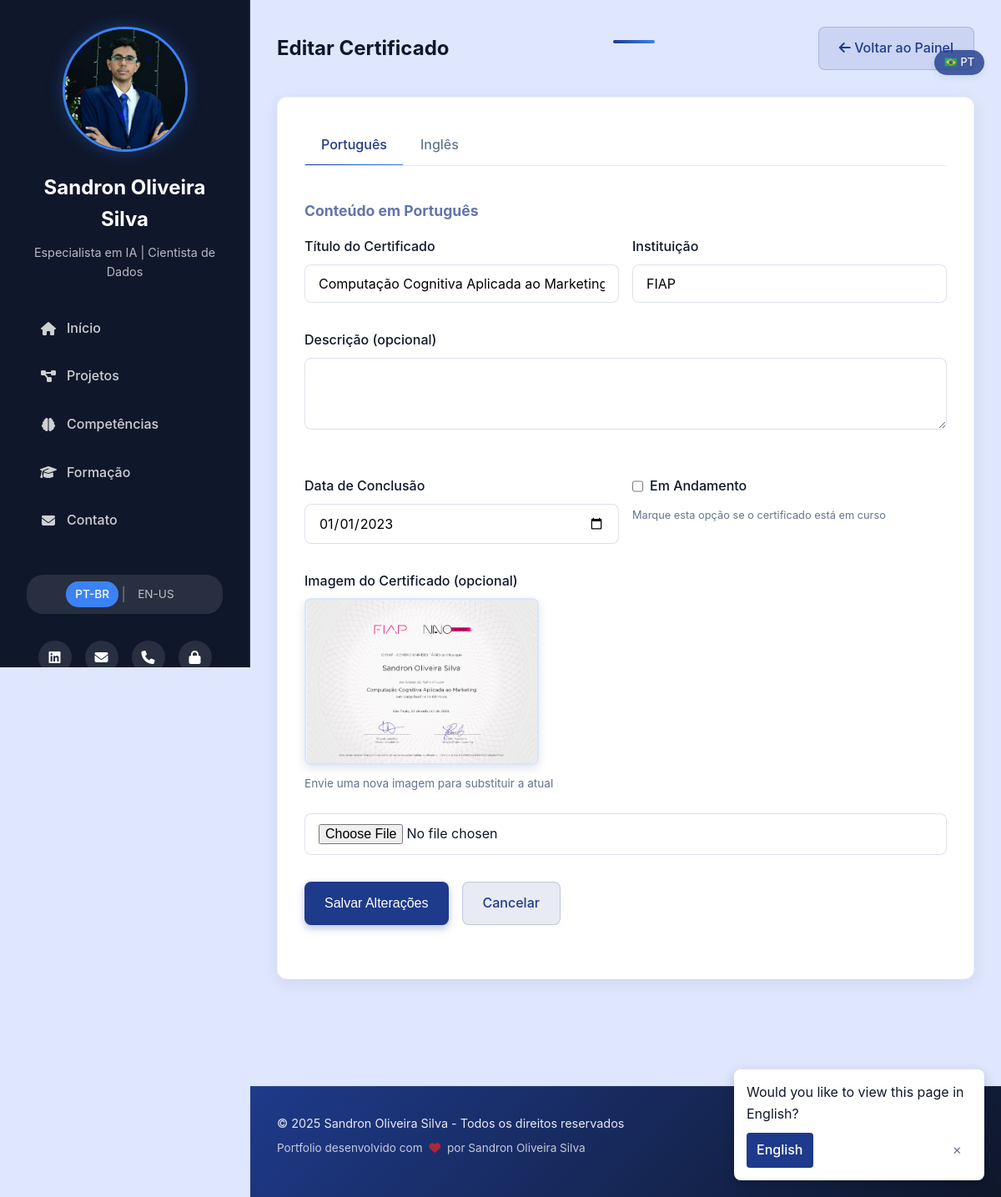
/admin/edit_certificate/2 (signed in), run on the app's committed database.
### app.py (models this page shows, shortened)
class User(UserMixin, db.Model):
    id = db.Column(db.Integer, primary_key=True)
    username = db.Column(db.String(100), unique=True, nullable=False)
    password_hash = db.Column(db.String(200), nullable=False)
    profile_image = db.Column(db.String(255), nullable=True)

class Certificate(db.Model):
    id = db.Column(db.Integer, primary_key=True)
    title = db.Column(db.String(200), nullable=False)
    title_en = db.Column(db.String(200), nullable=True)  # Título em inglês
    institution = db.Column(db.String(100), nullable=False)
    institution_en = db.Column(db.String(100), nullable=True)  # Instituição em inglês
    date_completed = db.Column(db.Date)
    description = db.Column(db.Text, nullable=True)
    description_en = db.Column(db.Text, nullable=True)  # Descrição em inglês
    image = db.Column(db.String(255), nullable=True)
    in_progress = db.Column(db.Boolean, default=False)
    created_at = db.Column(db.DateTime, default=datetime.utcnow)

### app.py (the view, shortened to what this page needs)
@app.route('/admin/edit_certificate/<int:id>', methods=['GET', 'POST'])
@login_required
def edit_certificate(id):
    certificate = Certificate.query.get_or_404(id)
    return render_template('edit_certificate.html', certificate=certificate, user=current_user)

### app.py (called while the page is built)
def get_locale():
    return session.get('language', app.config['DEFAULT_LANGUAGE'])

def get_multilingual_field(obj, field_name):
    current_lang = g.locale  # Obtém o idioma atual da sessão
    if current_lang == 'en-us':
        en_field_name = f"{field_name}_en"
        en_value = getattr(obj, en_field_name, None)
        if en_value:
            return en_value
    return getattr(obj, field_name)

@app.context_processor
def utility_processor():
    return {
        '_': _,
        'get_locale': get_locale,
        'ml_field': get_multilingual_field  # Adicionar a nova função
    }

def _(text):
    locale = get_locale()
    if locale == app.config['DEFAULT_LANGUAGE']:
        return text
    return translations[locale].get(text, text)

@app.before_request
def before_request():
    g.locale = get_locale()
    g._ = _  # Torna a função de tradução disponível nos templates

@login_manager.user_loader
def load_user(user_id):
    return db.session.get(User, int(user_id))

### templates/edit_certificate.html (shortened to what this page needs)
{% extends "base.html" %}
{% block content %}
<section class="admin-header">
    <h2>{{ _('Editar Certificado') }}</h2>
    <div class="accent-line"></div>
    <div class="admin-actions">
        <a href="{{ url_for('admin') }}" class="btn secondary"><i class="fas fa-arrow-left"></i> {{ _('Voltar ao Painel') }}</a>
    </div>
</section>
<section class="edit-form-container">
    <div class="language-tabs">
        <a href="#pt-content" class="language-tab active" data-lang="pt">{{ _('Português') }}</a>
        <a href="#en-content" class="language-tab" data-lang="en">{{ _('Inglês') }}</a>
    </div>
    <form action="{{ url_for('edit_certificate', id=certificate.id) }}" method="post" enctype="multipart/form-data" class="admin-form">
        <div id="pt-content" class="language-content active">
            <h3>{{ _('Conteúdo em Português') }}</h3>
            <div class="form-row">
                <div class="form-group">
                    <label for="title">{{ _('Título do Certificado') }}</label>
                    <input type="text" id="title" name="title" value="{{ certificate.title }}" required>
                </div>
                <div class="form-group">
                    <label for="institution">{{ _('Instituição') }}</label>
                    <input type="text" id="institution" name="institution" value="{{ certificate.institution }}" required>
                </div>
            </div>
            <div class="form-group">
                <label for="description">{{ _('Descrição (opcional)') }}</label>
                <textarea id="description" name="description" rows="3">{{ certificate.description or '' }}</textarea>
            </div>
        </div>
        <div class="form-row">
            <div class="form-group">
                <label for="date_completed">{{ _('Data de Conclusão') }}</label>
                <input type="date" id="date_completed" name="date_completed"
                    value="{{ certificate.date_completed.strftime('%Y-%m-%d') if certificate.date_completed else '' }}">
            </div>
            <div class="form-group checkbox-group">
                <label class="checkbox-label">
                    <input type="checkbox" id="in_progress" name="in_progress"
                        {% if certificate.in_progress %}checked{% endif %}>
                    <span>{{ _('Em Andamento') }}</span>
                </label>
                <small>{{ _('Marque esta opção se o certificado está em curso') }}</small>
            </div>
        </div>
        <div class="form-group">
            <label for="certificate_image">{{ _('Imagem do Certificado (opcional)') }}</label>
            {% if certificate.image %}
            <div class="current-image-preview">
                <img src="{{ url_for('uploaded_file', filename='certificates/' + certificate.image) }}" alt="{{ ml_field(certificate, 'title') }}">
                <p>{{ _('Envie uma nova imagem para substituir a atual') }}</p>
            </div>
            {% endif %}
            <input type="file" id="certificate_image" name="certificate_image" accept="image/*">
        </div>
        <div class="form-actions">
            <button type="submit" class="btn primary">{{ _('Salvar Alterações') }}</button>
            <a href="{{ url_for('admin') }}" class="btn secondary">{{ _('Cancelar') }}</a>
        </div>
    </form>
</section>
{% endblock %}

### templates/base.html (shortened to what this page needs)
<!DOCTYPE html>
<html lang="{{ g.locale }}">
<head>
    <link rel="stylesheet" href="{{ url_for('static', filename='css/styles.css') }}">
    <link rel="stylesheet" href="https://cdnjs.cloudflare.com/ajax/libs/font-awesome/6.4.0/css/all.min.css">
</head>
<body>
    <div class="container">
        <aside class="sidebar">
            <div class="profile">
                <div class="profile-image">
                    {% if user and user.profile_image %}
                        <img src="{{ url_for('uploaded_file', filename='profile/' + user.profile_image) }}" alt="Sandron Oliveira Silva" class="profile-img">
                    {% else %}
                        <div class="avatar">SO</div>
                    {% endif %}
                </div>
                <h1>Sandron Oliveira Silva</h1>
                <p class="title">{{ _('Especialista em IA') }} | {{ _('Cientista de Dados') }}</p>
            </div>
            <nav class="main-nav">
                <ul>
                    <li><a href="{{ url_for('index') }}" {% if request.path == url_for('index') %}class="active"{% endif %}><i class="fas fa-home"></i> {{ _('Início') }}</a></li>
                    <li><a href="{{ url_for('projects') }}" {% if request.path == url_for('projects') %}class="active"{% endif %}><i class="fas fa-project-diagram"></i> {{ _('Projetos') }}</a></li>
                    <li><a href="{{ url_for('skills') }}" {% if request.path == url_for('skills') %}class="active"{% endif %}><i class="fas fa-brain"></i> {{ _('Competências') }}</a></li>
                    <li><a href="{{ url_for('education') }}" {% if request.path == url_for('education') %}class="active"{% endif %}><i class="fas fa-graduation-cap"></i> {{ _('Formação') }}</a></li>
                    <li><a href="{{ url_for('contact') }}" {% if request.path == url_for('contact') %}class="active"{% endif %}><i class="fas fa-envelope"></i> {{ _('Contato') }}</a></li>
                </ul>
            </nav>
            <div class="language-switcher">
                <a href="{{ url_for('set_language', language='pt-br') }}" class="lang-item {% if g.locale == 'pt-br' %}active{% endif %}">PT-BR</a>
                <span class="lang-separator">|</span>
                <a href="{{ url_for('set_language', language='en-us') }}" class="lang-item {% if g.locale == 'en-us' %}active{% endif %}">EN-US</a>
            </div>
            <div class="social-links">
                <a href="https://www.linkedin.com/in/sandronoliveira/" target="_blank"><i class="fab fa-linkedin"></i></a>
                <a href="mailto:sandrono61@gmail.com"><i class="fas fa-envelope"></i></a>
                <a href="tel:+5511913349334"><i class="fas fa-phone"></i></a>
                <a href="{{ url_for('login') }}" title="{{ _('Admin Login') }}"><i class="fas fa-lock"></i></a>
            </div>
        </aside>
        <main class="content">
            {% block content %}{% endblock %}
        </main>
    </div>
    <footer class="site-footer">
        <div class="footer-content">
            <div class="footer-info">
                <p>© <span class="current-year">2025</span> Sandron Oliveira Silva - {{ _('Todos os direitos reservados') }}</p>
                <p class="footer-credits">{{ _('Portfolio desenvolvido com') }} <i class="fas fa-heart"></i> {{ _('por') }} Sandron Oliveira Silva</p>
            </div>
            <div class="footer-social">
                <a href="https://www.linkedin.com/in/sandronoliveira/" target="_blank"></a>
                <a href="mailto:sandrono61@gmail.com"></a>
                <a href="tel:+5511913349334"></a>
            </div>
        </div>
    </footer>
</body>
</html>

### data on the page
User: profile_image (picture)
Certificate: title "Computação Cognitiva Aplicada ao Marketing", institution "FIAP", date_completed "01/01/2023", image (picture)
